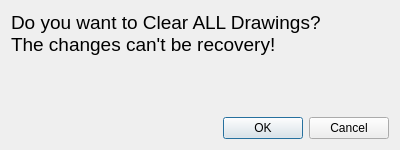
<?xml version="1.0" encoding="UTF-8"?>
<ui version="4.0">
 <class>Warning_reset</class>
 <widget class="QDialog" name="Warning_reset">
  <property name="geometry">
   <rect>
    <x>0</x>
    <y>0</y>
    <width>400</width>
    <height>150</height>
   </rect>
  </property>
  <property name="windowTitle">
   <string>Warning - Reset</string>
  </property>
  <property name="windowIcon">
   <iconset resource="../../icons.qrc">
    <normaloff>:/icons/main.png</normaloff>:/icons/main.png</iconset>
  </property>
  <property name="sizeGripEnabled">
   <bool>false</bool>
  </property>
  <property name="modal">
   <bool>true</bool>
  </property>
  <layout class="QVBoxLayout" name="verticalLayout">
   <item>
    <widget class="QLabel" name="label">
     <property name="sizePolicy">
      <sizepolicy hsizetype="Preferred" vsizetype="Expanding">
       <horstretch>0</horstretch>
       <verstretch>0</verstretch>
      </sizepolicy>
     </property>
     <property name="text">
      <string>&lt;html&gt;&lt;head/&gt;&lt;body&gt;&lt;p&gt;&lt;span style=&quot; font-size:14pt;&quot;&gt;Do you want to Clear ALL Drawings? &lt;br/&gt;The changes can't be recovery!&lt;/span&gt;&lt;/p&gt;&lt;/body&gt;&lt;/html&gt;</string>
     </property>
     <property name="textFormat">
      <enum>Qt::RichText</enum>
     </property>
     <property name="alignment">
      <set>Qt::AlignLeading|Qt::AlignLeft|Qt::AlignTop</set>
     </property>
     <property name="wordWrap">
      <bool>true</bool>
     </property>
    </widget>
   </item>
   <item>
    <layout class="QHBoxLayout" name="horizontalLayout">
     <item>
      <spacer name="horizontalSpacer">
       <property name="orientation">
        <enum>Qt::Horizontal</enum>
       </property>
       <property name="sizeHint" stdset="0">
        <size>
         <width>40</width>
         <height>20</height>
        </size>
       </property>
      </spacer>
     </item>
     <item>
      <widget class="QDialogButtonBox" name="buttonBox">
       <property name="standardButtons">
        <set>QDialogButtonBox::Cancel|QDialogButtonBox::Ok</set>
       </property>
      </widget>
     </item>
    </layout>
   </item>
  </layout>
 </widget>
 <resources>
  <include location="../../icons.qrc"/>
 </resources>
 <connections>
  <connection>
   <sender>buttonBox</sender>
   <signal>accepted()</signal>
   <receiver>Warning_reset</receiver>
   <slot>accept()</slot>
   <hints>
    <hint type="sourcelabel">
     <x>291</x>
     <y>123</y>
    </hint>
    <hint type="destinationlabel">
     <x>199</x>
     <y>74</y>
    </hint>
   </hints>
  </connection>
  <connection>
   <sender>buttonBox</sender>
   <signal>rejected()</signal>
   <receiver>Warning_reset</receiver>
   <slot>reject()</slot>
   <hints>
    <hint type="sourcelabel">
     <x>296</x>
     <y>127</y>
    </hint>
    <hint type="destinationlabel">
     <x>199</x>
     <y>74</y>
    </hint>
   </hints>
  </connection>
 </connections>
</ui>
